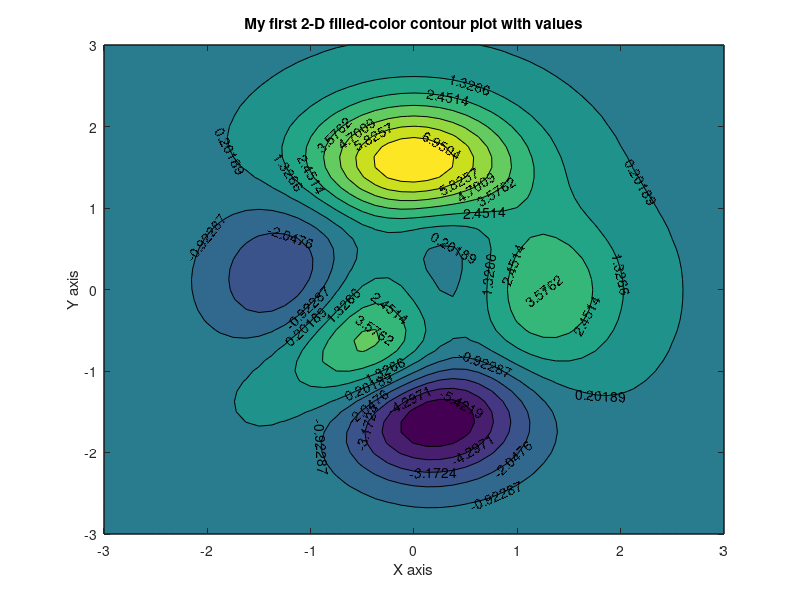

Write the MATLAB code that produced this figure.
% A basic 2-D filled-color contour plot with values

close all                % close graphics windoes

[x,y,z] = peaks;

C = contourf(x,y,z,12);  % make 12 filled-contour lines
   clabel(C),
   xlabel('X axis'),
   ylabel('Y axis'),
   title('My first 2-D filled-color contour plot with values')